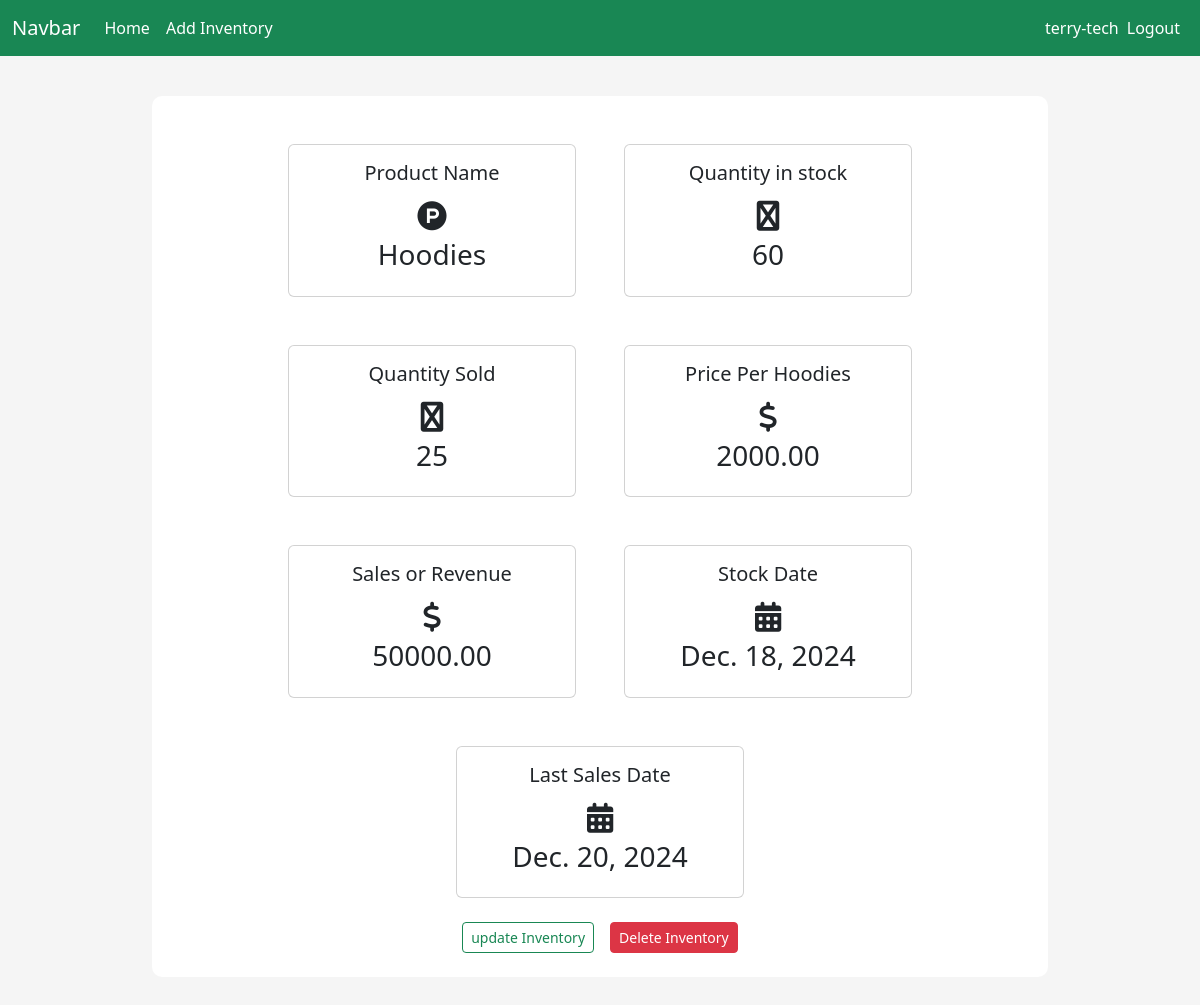
/inventory/per_product/12 (signed in), run on the app's committed database.
### inventory/models.py (models this page shows)
class Inventory(models.Model):
    name = models.CharField(max_length=100, null=False, blank=False)
    cost_per_item = models.DecimalField(max_digits=19, decimal_places=2, null=False, blank=False)
    quantity_in_stock = models.IntegerField(null=False, blank=False)
    quantity_sold = models.IntegerField(null=False, blank=False)
    sales = models.DecimalField(max_digits=19, decimal_places=2, null=False, blank=False)
    stock_date = models.DateField(auto_now_add=True)
    last_sale_date = models.DateField(auto_now=True)

### inventory/views.py (the view)
# urls.py: path('per_product/<int:id>', views.per_product_view, name='per_product'),
@login_required
def per_product_view(request, id):
    inventory = get_object_or_404(Inventory, pk=id)
    context = {
        'inventory': inventory,
    }
    return render(request, "inventory/per_product.html", context=context)

### templates/inventory/per_product.html
 {% extends "layout.html" %}
 {% block content %}
    <div class="content-section">
        <div class="row mx-auto justify-content-center ">
            <div class="card m-4" style="width: 18rem;">
                <div class="card-body">
                    <h5 class="card-title text-center">Product Name</h5>
                    <div style="font-size: 30px;" class="text-center">
                        <span><i class="fab fa-product-hunt"></i></span>
                    </div>
                    <h3 class="text-center">{{inventory.name}} </h3>
                  </div>
            </div>
            <div class="card m-4" style="width: 18rem;">
                <div class="card-body">
                    <h5 class="card-title text-center">Quantity in stock</h5>
                    <div style="font-size: 30px;" class="text-center">
                        <span><i class="fab fa-warehouse"></i></span>
                    </div>
                    <h3 class="text-center">{{inventory.quantity_in_stock}} </h3>
                  </div>
            </div>
            <div class="card m-4" style="width: 18rem;">
                <div class="card-body">
                    <h5 class="card-title text-center">Quantity Sold</h5>
                    <div style="font-size: 30px;" class="text-center">
                        <span><i class="fab fa-warehouse"></i></span>
                    </div>
                    <h3 class="text-center">{{inventory.quantity_sold}} </h3>
                  </div>
            </div>
            <div class="card m-4" style="width: 18rem;">
                <div class="card-body">
                    <h5 class="card-title text-center">Price Per {{inventory.name}}</h5>
                    <div style="font-size: 30px;" class="text-center">
                        <span><i class="fab fa-dollar-sign"></i></span>
                    </div>
                    <h3 class="text-center">{{inventory.cost_per_item}} </h3>
                  </div>
            </div>
            <div class="card m-4" style="width: 18rem;">
                <div class="card-body">
                    <h5 class="card-title text-center">Sales or Revenue</h5>
                    <div style="font-size: 30px;" class="text-center">
                        <span><i class="fab fa-dollar-sign"></i></span>
                    </div>
                    <h3 class="text-center">{{inventory.sales}} </h3>
                  </div>
            </div>
            <div class="card m-4" style="width: 18rem;">
                <div class="card-body">
                    <h5 class="card-title text-center">Stock Date</h5>
                    <div style="font-size: 30px;" class="text-center">
                        <span><i class="fa-solid fa-calendar-days"></i></span>
                    </div>
                    <h3 class="text-center">{{inventory.stock_date}} </h3>
                  </div>
            </div>
            <div class="card m-4" style="width: 18rem;">
                <div class="card-body">
                    <h5 class="card-title text-center">Last Sales Date</h5>
                    <div style="font-size: 30px;" class="text-center">
                        <span><i class="fa-solid fa-calendar-days"></i></span>
                    </div>
                    <h3 class="text-center">{{inventory.last_sale_date}} </h3>
                  </div>
            </div>
            <div class="d-flex justify-content-center align-items-center gap-3 ">
                <a class="btn btn-outline-success btn-sm" href="{% url 'update_inventory' inventory.id %}">update Inventory</a>
            <a class="btn btn-danger btn-sm" href="{% url 'delete_inventory' inventory.id %}">Delete Inventory</a>
            </div>
        </div>
    </div>
 {% endblock %}

### templates/layout.html (shortened to what this page needs)
  {% load static %}
 <!DOCTYPE html>
 <html lang="en">
 <head>
    <link href="https://cdn.jsdelivr.net/npm/bootstrap@5.3.3/dist/css/bootstrap.min.css" rel="stylesheet">
     <link rel="stylesheet" href="{% static 'CSS/main.css' %}" type="text/css">
 </head>
 <body>
  <nav class="navbar navbar-expand-lg navbar-dark bg-success">
    <div class="container-fluid">
      <a class="navbar-brand" href="#">Navbar</a>
      <div class="collapse navbar-collapse" id="navbarNav">
        <ul class="navbar-nav">
          <li class="nav-item">
            <a class="nav-link active" aria-current="page" href="{% url 'inventory_list' %}">Home</a>
          </li>
          {% if request.user.is_authenticated %}
          <li class="nav-item">
            <a class="nav-link active" href="{% url 'add_inventory' %}">Add Inventory</a>
          </li>
          {% endif %}
        </ul>
        <ul class="navbar-nav ms-auto">
          {% if request.user.is_authenticated %}
          <div class=" text-white d-flex justify-content-space-between align-items-center">
              {{user.username}}
            <li class="nav-item">
              <a class="nav-link active" href="{% url 'logout' %}">Logout</a>
            </li>
          </div>
          {% else %}
          <li class="nav-item">
            <a class="nav-link active" href="{% url 'login' %}">Login</a>
          </li>
          {% endif %}
        </ul>
      </div>
    </div>
  </nav>
    <main>
      <div class="container-fluid">
        <div class="row">
            <div class="col-md-1"></div>
            <div class="col-md-10 col-sm-12 col-xm-12">
                {% block content%}
                {% endblock %}
            </div>
            <div class="col-md-1"></div>
        </div>
      </div>
    </main>
</body>
 </body>
 </html>

### static/CSS/main.css (style rules this page uses)
body { background-color: rgb(245, 245, 245); }
.content-section { background: #fff; margin: 40px; padding: 1.5rem 1.5rem; border-radius: 10px; }

### data on the page
Inventory: name "Hoodies", quantity_in_stock "60", quantity_sold "25", cost_per_item "2000.00", sales "50000.00", stock_date "Dec. 18, 2024", last_sale_date "Dec. 20, 2024"

### other printed values
{{ user.username }} "terry-tech"
